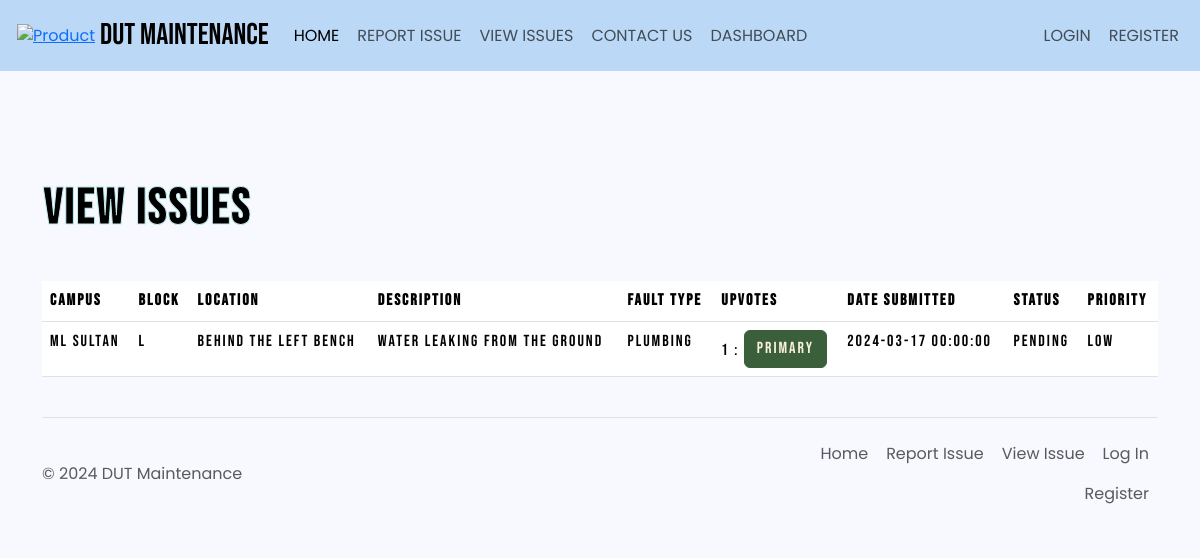
The app's page /viewIssue, older data.
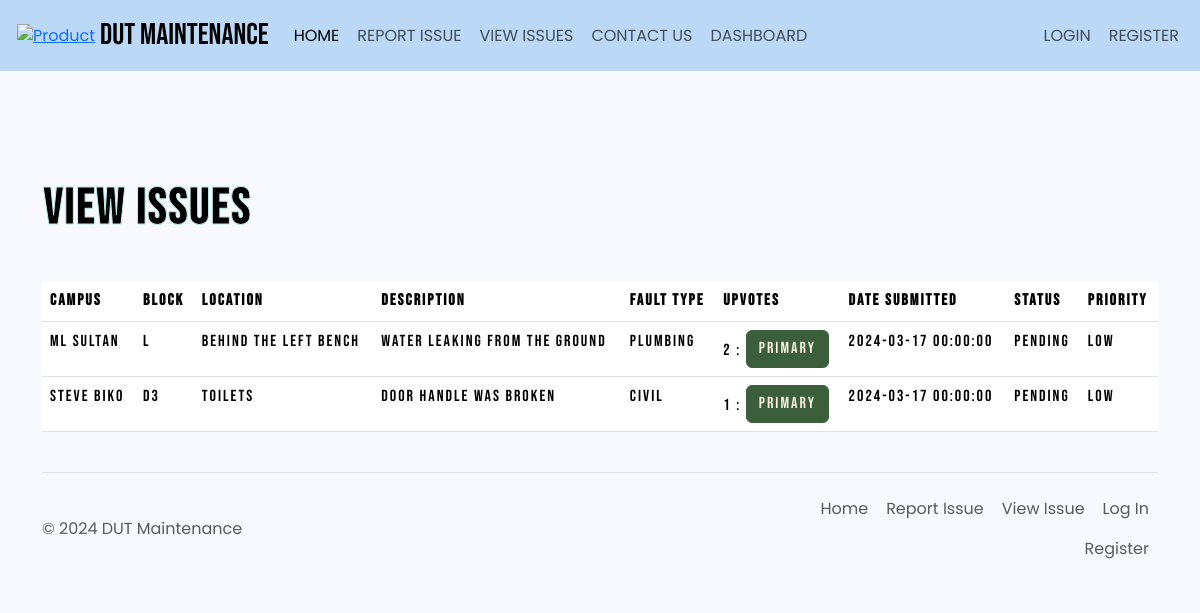
The same page, newer data.
### main.py (models this page shows)
class Campus(db.Model):
    Campus_ID = db.Column(db.Integer, primary_key=True)
    Campus_location = db.Column(db.String(100), nullable=False)
    Campus_name = db.Column(db.String(100), nullable=False)
    Blocks = db.Column(db.JSON, nullable=False, default=[])  # Storing block information in JSON format
    Campus_map_url = db.Column(db.String(200))
    faults = db.relationship('Fault', backref='campus')

class Fault(db.Model):
    Fault_ID = db.Column(db.Integer, primary_key=True)
    Campus_ID = db.Column(db.Integer, db.ForeignKey('campus.Campus_ID'), nullable=False)
    Block = db.Column(db.String(50), nullable=False)  # Storing the block as a string
    Location = db.Column(db.String(100))
    Description = db.Column(db.Text, nullable=False)
    Fault_Type = db.Column(db.String(50), nullable=False)
    Date_submitted = db.Column(db.DateTime, nullable=False, default=datetime.now(timezone.utc).date)
    Upvotes = db.Column(db.JSON, nullable=False, default=[])  # Using JSON type for Upvotes
    Status = db.Column(db.String(50), nullable=False, default='In Progress')
    Technician_ID = db.Column(db.Integer, db.ForeignKey('technician.Technician_ID'), nullable=True)
    fault_log = db.Column(db.String(100), nullable=True)

### main.py (the view)
@app.route('/viewIssue', methods=['GET'])
def display_issue():
    issues = db.session.execute(db.select(Fault)).scalars()
    def get_upvotes_length(obj):
        return len(obj.Upvotes)
    sorted_list = sorted(issues, key=get_upvotes_length, reverse=True)
    for i in range(0, len(sorted_list)):
        sorted_list[i].Priority = calculate_priority(upvotes=sorted_list[i].Upvotes,
                                                     issue_date=sorted_list[i].Date_submitted)
    campus_names = {x.Campus_ID: x.Campus_name for x in get_campus_info()}
    return render_template('view_issue.html', faults=sorted_list, campus_names=campus_names)

### main.py (called while the page is built)
def calculate_priority(upvotes, issue_date):
    issue_date = datetime.strptime(str(issue_date), "%Y-%m-%d %H:%M:%S")
    current_date = datetime.now(timezone.utc)
    days_difference = (current_date.date() - issue_date.date()).days
    priority_score = 0
    if days_difference < 5:
        priority_score += 1
    elif days_difference < 10:
        priority_score += 2
    else:
        priority_score += 3
    if len(upvotes) > 10:
        priority_score += 3
    elif len(upvotes) > 5:
        priority_score += 2
    if priority_score <= 2:
        priority = 'low'
    elif priority_score <= 4:
        priority = 'medium'
    else:
        priority = 'high'
    return priority

def get_campus_info():
    campus = db.session.execute(db.select(Campus)).scalars()
    return campus

### templates/view_issue.html (shortened to what this page needs)
{% extends "base.html" %}
{% from 'bootstrap5/form.html' import render_form %}
{% block head %}
    {{ super() }}
    <link rel="stylesheet" href="style.css">
{% endblock %}
{% block content %}
<div class="container">
    <div class="row">
        <div class="col-md-12 serif-heading" style="padding-top: 60px;">
                   <svg xmlns="http://www.w3.org/2000/svg" version="1.1">
    <text x="35%" y="50%" class="text" stroke="#C0F0EF" letter-spacing="2px" font-size="50px" font-weight="700" stroke-width="1" style="animation: textAnimate 5s infinite alternate; text-anchor: middle; dominant-baseline: middle;">
        VIEW ISSUES
    </text>
</svg>
            <table class="table">
                <thead>
                    <tr>
                        <th>Campus</th>
                        <th>Block</th>
                        <th>Location</th>
                        <th>Description</th>
                        <th>Fault Type</th>
                        <th>Upvotes</th>
                        <th>Date submitted</th>
                        <th>Status</th>
                        <th>Priority</th>
                    </tr>
                </thead>
                <tbody>
                    {% for fault in faults %}
                    <tr>
                        <td>{{ campus_names[fault.Campus_ID] }}</td>
                        <td>{{ fault.Block }}</td>
                        <td>{{ fault.Location }}</td>
                        <td>{{ fault.Description }}</td>
                        <td>{{ fault.Fault_Type }}</td>
                        <td>{{ fault.Upvotes | length }} : <a class="btn btn-primary" href="{{ url_for('upvote_issue',fault_id=fault.Fault_ID) }}">Primary</a></td>
                        <td>{{ fault.Date_submitted }}</td>
                        <td>{{ fault.Status }}</td>
                        <td>{{ fault.Priority }}</td>
                    </tr>
                    {% endfor %}
                </tbody>
            </table>
            </div>
    </div>
  </div>
{% endblock %}

### templates/base.html (shortened to what this page needs)
<!DOCTYPE html>
<html lang="en">
<head>
    {% block head %}
    <link href="https://cdn.jsdelivr.net/npm/bootstrap@5.3.3/dist/css/bootstrap.min.css" rel="stylesheet">
    <link rel="stylesheet" href="{{ url_for('static', filename='style.css') }}">
    {% endblock %}
</head>
<body>
    <div id="content">
        <nav class="navbar navbar-expand-lg custom-navbar">
    <div class="container-fluid">
        <a class="py-2" href="#" aria-label="Product">
            <img src="https://dut-cdn2.azureedge.net/wp-content/uploads/2014/12/dut.png" alt="Product" width="40" height="40" style="padding: 5px;">
        </a>
        <a class="navbar-brand" href="{{ url_for('display_home') }}">DUT MAINTENANCE</a>
        <div class="collapse navbar-collapse" id="navbarSupportedContent">
            <ul class="navbar-nav me-auto mb-2 mb-lg-0">
                <li class="nav-item">
                    <a class="nav-link active" aria-current="page" href="{{ url_for('display_home') }}">HOME</a>
                </li>
                <li class="nav-item">
                    <a class="nav-link" href="{{ url_for('display_add_issue') }}">REPORT ISSUE</a>
                </li>
                <li class="nav-item">
                    <a class="nav-link" href="{{ url_for('display_issue') }}" aria-current="page">VIEW ISSUES</a>
                </li>
                <li class="nav-item">
                    <a class="nav-link" href="#">CONTACT US</a>
                </li>
                <li class="nav-item">
                    {% if current_user.Role_ID == 1: %}
                    <a class="nav-link" href="{{ url_for('display_admin_dashboard') }}">DASHBOARD</a>
                    {% elif current_user.Role_ID == 3: %}
                    <a class="nav-link" href="{{ url_for('display_technician_dashboard') }}">DASHBOARD</a>
                    {% else: %}
                    <a class="nav-link" href="{{ url_for('display_student_dashboard') }}">DASHBOARD</a>
                    {% endif %}
                </li>
            </ul>
            {% if not current_user.is_active: %}
            <ul class="navbar-nav">
                <li class="nav-item">
                    <a class="nav-link" href="{{ url_for('display_login',user=1) }}">LOGIN</a>
                </li>
                <li class="nav-item">
                    <a class="nav-link" href="{{ url_for('display_registration') }}">REGISTER</a>
                </li>
            </ul>
            {% else: %}
            <ul class="navbar-nav">
                <li class="nav-item">
                    <a class="nav-link" href="{{ url_for('logout') }}">LOG OUT</a>
                </li>
            </ul>
            {% endif %}
        </div>
    </div>
</nav>
            {% block content %}
            {% endblock %}
    </div>
    <div id="footer">
        <div class="container">
  <footer class="d-flex flex-wrap justify-content-between align-items-center py-3 my-4 border-top">
    <p class="col-md-4 mb-0 text-body-secondary">© 2024 DUT Maintenance</p>
    <a href="/" class="col-md-4 d-flex align-items-center justify-content-center mb-3 mb-md-0 me-md-auto link-body-emphasis text-decoration-none">
      <svg class="bi me-2" width="40" height="32"><use xlink:href="#bootstrap"></use></svg>
    </a>
    <ul class="nav col-md-4 justify-content-end">
      <li class="nav-item"><a href="#" class="nav-link px-2 text-body-secondary">Home</a></li>
      <li class="nav-item"><a href="#" class="nav-link px-2 text-body-secondary">Report Issue</a></li>
      <li class="nav-item"><a href="#" class="nav-link px-2 text-body-secondary">View Issue</a></li>
      <li class="nav-item"><a href="#" class="nav-link px-2 text-body-secondary">Log In</a></li>
      <li class="nav-item"><a href="#" class="nav-link px-2 text-body-secondary">Register</a></li>
    </ul>
  </footer>
</div>
    </div>
</body>
</html>

### static/style.css (style rules this page uses)
.custom-navbar { background-color: #bbd9f7; }
.navbar-brand { font-family: "Bebas Neue", Arial, sans-serif; font-size: 30px; }
body { background-color: #f8f8ff; color: black; font-family: "Poppins", sans-serif; }
.nav-item { display: block; color: #800000; border-right: 1px solid transparent; border-left: 1px solid transparent; }
.navbar-nav .nav-item .nav-link { transition: background-color 0.3s; }
.btn-primary { background-color: #3a5f3a; border-color: #3a5f3a; color: #FAF0DC; font-family: "Bebas Neue", Arial, sans-serif; letter-spacing: 2px; }
.serif-heading { font-family: "Bebas Neue", Arial, sans-serif; letter-spacing: 2px; }
.text { font-family: "Bebas Neue", Arial, sans-serif; }

Row changes from the older to the newer data that the page shows:
changed Fault "Behind the left bench": Upvotes|length "1" → "2"
added Fault: Block "D3", Location "toilets", Description "door handle was broken", Fault_Type "Civil", Upvotes|length "1", Date_submitted "2024-03-17 00:00:00", Status "Pending", Priority "low"
now on this page (row unchanged): Campus: Campus_name "Steve Biko"
